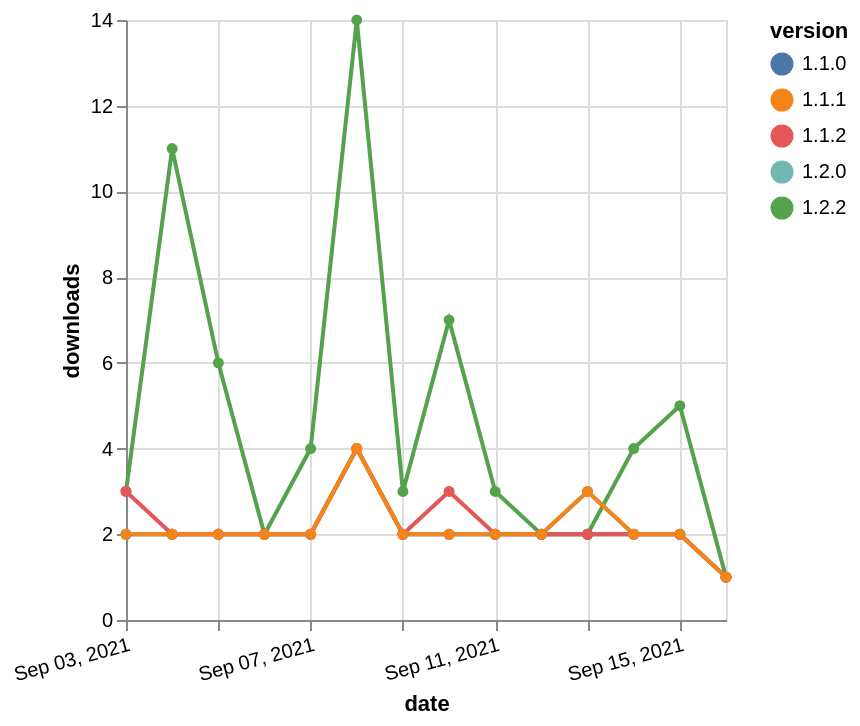

The specification (Vega-Lite) saved for this image:
### Vega-Lite specification from a JSON file in a GitHub repository (floating-point values rounded to 4 significant figures)
{"$schema": "https://vega.github.io/schema/vega-lite/v5.json", "description": "A simple bar chart with embedded data.", "data": {"values": [{"date": "2021-09-03", "total": 2637, "delta": 2, "version": "1.1.0"}, {"date": "2021-09-04", "total": 2639, "delta": 2, "version": "1.1.0"}, {"date": "2021-09-05", "total": 2641, "delta": 2, "version": "1.1.0"}, {"date": "2021-09-06", "total": 2643, "delta": 2, "version": "1.1.0"}, {"date": "2021-09-07", "total": 2645, "delta": 2, "version": "1.1.0"}, {"date": "2021-09-08", "total": 2649, "delta": 4, "version": "1.1.0"}, {"date": "2021-09-09", "total": 2651, "delta": 2, "version": "1.1.0"}, {"date": "2021-09-10", "total": 2653, "delta": 2, "version": "1.1.0"}, {"date": "2021-09-11", "total": 2655, "delta": 2, "version": "1.1.0"}, {"date": "2021-09-12", "total": 2657, "delta": 2, "version": "1.1.0"}, {"date": "2021-09-13", "total": 2659, "delta": 2, "version": "1.1.0"}, {"date": "2021-09-14", "total": 2661, "delta": 2, "version": "1.1.0"}, {"date": "2021-09-15", "total": 2663, "delta": 2, "version": "1.1.0"}, {"date": "2021-09-16", "total": 2664, "delta": 1, "version": "1.1.0"}, {"date": "2021-09-03", "total": 5221, "delta": 3, "version": "1.2.2"}, {"date": "2021-09-04", "total": 5232, "delta": 11, "version": "1.2.2"}, {"date": "2021-09-05", "total": 5238, "delta": 6, "version": "1.2.2"}, {"date": "2021-09-06", "total": 5240, "delta": 2, "version": "1.2.2"}, {"date": "2021-09-07", "total": 5244, "delta": 4, "version": "1.2.2"}, {"date": "2021-09-08", "total": 5258, "delta": 14, "version": "1.2.2"}, {"date": "2021-09-09", "total": 5261, "delta": 3, "version": "1.2.2"}, {"date": "2021-09-10", "total": 5268, "delta": 7, "version": "1.2.2"}, {"date": "2021-09-11", "total": 5271, "delta": 3, "version": "1.2.2"}, {"date": "2021-09-12", "total": 5273, "delta": 2, "version": "1.2.2"}, {"date": "2021-09-13", "total": 5275, "delta": 2, "version": "1.2.2"}, {"date": "2021-09-14", "total": 5279, "delta": 4, "version": "1.2.2"}, {"date": "2021-09-15", "total": 5284, "delta": 5, "version": "1.2.2"}, {"date": "2021-09-16", "total": 5285, "delta": 1, "version": "1.2.2"}, {"date": "2021-09-03", "total": 2166, "delta": 2, "version": "1.2.0"}, {"date": "2021-09-04", "total": 2168, "delta": 2, "version": "1.2.0"}, {"date": "2021-09-05", "total": 2170, "delta": 2, "version": "1.2.0"}, {"date": "2021-09-06", "total": 2172, "delta": 2, "version": "1.2.0"}, {"date": "2021-09-07", "total": 2174, "delta": 2, "version": "1.2.0"}, {"date": "2021-09-08", "total": 2178, "delta": 4, "version": "1.2.0"}, {"date": "2021-09-09", "total": 2180, "delta": 2, "version": "1.2.0"}, {"date": "2021-09-10", "total": 2182, "delta": 2, "version": "1.2.0"}, {"date": "2021-09-11", "total": 2184, "delta": 2, "version": "1.2.0"}, {"date": "2021-09-12", "total": 2186, "delta": 2, "version": "1.2.0"}, {"date": "2021-09-13", "total": 2189, "delta": 3, "version": "1.2.0"}, {"date": "2021-09-14", "total": 2191, "delta": 2, "version": "1.2.0"}, {"date": "2021-09-15", "total": 2193, "delta": 2, "version": "1.2.0"}, {"date": "2021-09-16", "total": 2194, "delta": 1, "version": "1.2.0"}, {"date": "2021-09-03", "total": 2607, "delta": 3, "version": "1.1.2"}, {"date": "2021-09-04", "total": 2609, "delta": 2, "version": "1.1.2"}, {"date": "2021-09-05", "total": 2611, "delta": 2, "version": "1.1.2"}, {"date": "2021-09-06", "total": 2613, "delta": 2, "version": "1.1.2"}, {"date": "2021-09-07", "total": 2615, "delta": 2, "version": "1.1.2"}, {"date": "2021-09-08", "total": 2619, "delta": 4, "version": "1.1.2"}, {"date": "2021-09-09", "total": 2621, "delta": 2, "version": "1.1.2"}, {"date": "2021-09-10", "total": 2624, "delta": 3, "version": "1.1.2"}, {"date": "2021-09-11", "total": 2626, "delta": 2, "version": "1.1.2"}, {"date": "2021-09-12", "total": 2628, "delta": 2, "version": "1.1.2"}, {"date": "2021-09-13", "total": 2630, "delta": 2, "version": "1.1.2"}, {"date": "2021-09-14", "total": 2632, "delta": 2, "version": "1.1.2"}, {"date": "2021-09-15", "total": 2634, "delta": 2, "version": "1.1.2"}, {"date": "2021-09-16", "total": 2635, "delta": 1, "version": "1.1.2"}, {"date": "2021-09-03", "total": 2785, "delta": 2, "version": "1.1.1"}, {"date": "2021-09-04", "total": 2787, "delta": 2, "version": "1.1.1"}, {"date": "2021-09-05", "total": 2789, "delta": 2, "version": "1.1.1"}, {"date": "2021-09-06", "total": 2791, "delta": 2, "version": "1.1.1"}, {"date": "2021-09-07", "total": 2793, "delta": 2, "version": "1.1.1"}, {"date": "2021-09-08", "total": 2797, "delta": 4, "version": "1.1.1"}, {"date": "2021-09-09", "total": 2799, "delta": 2, "version": "1.1.1"}, {"date": "2021-09-10", "total": 2801, "delta": 2, "version": "1.1.1"}, {"date": "2021-09-11", "total": 2803, "delta": 2, "version": "1.1.1"}, {"date": "2021-09-12", "total": 2805, "delta": 2, "version": "1.1.1"}, {"date": "2021-09-13", "total": 2808, "delta": 3, "version": "1.1.1"}, {"date": "2021-09-14", "total": 2810, "delta": 2, "version": "1.1.1"}, {"date": "2021-09-15", "total": 2812, "delta": 2, "version": "1.1.1"}, {"date": "2021-09-16", "total": 2813, "delta": 1, "version": "1.1.1"}]}, "width": "container", "mark": {"type": "line", "point": {"filled": true}}, "encoding": {"x": {"field": "date", "type": "temporal", "timeUnit": "yearmonthdate", "title": "date", "axis": {"labelAngle": -15}}, "y": {"field": "delta", "type": "quantitative", "title": "downloads"}, "color": {"field": "version", "type": "nominal"}, "tooltip": {"field": "delta"}}}
